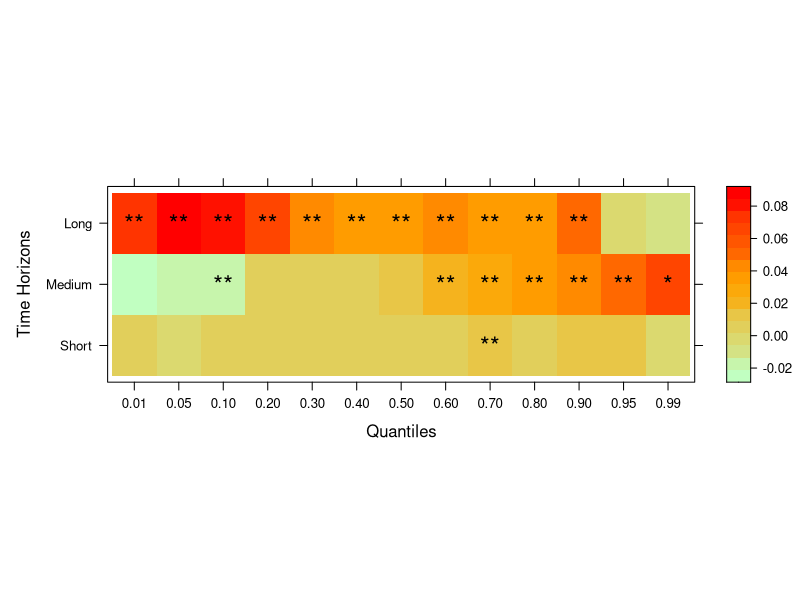

R code for this plot:
## multivariate wavelet quantile regression (MWQR) method
# Link: https://doi.org/10.1080/00036846.2025.2590632
# Authors: Adebayo, T. S., Abbas, S., Olanrewaju, V. O., & Uzun, B. (2025)
# Code By: Adebayo, T. S.,
# Title: Unpacking policy ambiguities in residential and commercial renewable energy adoption: A novel multivariate wavelet quantile regression analysis
# Journal: Applied Economics.

## ── Setup ────────────────────────────────────────────────────────────────────
rm(list=ls(all=TRUE))
library(readxl)      # for read_excel  
library(waveslim)    # for modwt
library(quantreg)    # for rq()
library(lattice)     # for levelplot
library(parallel)    # for detectCores
options(warn = -1)
options(mc.cores = detectCores())


## setwd("C:/Users/Admin/Adebayo/Collaboration/FINANCE-ENERGY PAPERS/Multivariate Wavelet Quantile Regression")

## ── Load & attach your data ─────────────────────────────────────────────────
Data <- read_excel("DATA.xlsx")
attach(Data)

## ── 1) Define variables & quantiles ─────────────────────────────────────────
Y  <- RREC    # Dependent variable
X  <- TPU     # Main independent variable
X2 <- MPU     # Control variable 1
X3 <- EPU     # Control variable 2
X4 <- CPU     # Control variable 3

tau <- c(0.01, 0.05, 0.10, 0.20, 0.30,
         0.40, 0.50, 0.60, 0.70, 0.80,
         0.90, 0.95, 0.99)

## ── 2) Apply MODWT to all variables ─────────────────────────────────────────
modwt_list <- list(
  Y  = modwt(Y,  wf = "la8", n.levels = 6, boundary = "periodic"),
  X  = modwt(X,  wf = "la8", n.levels = 6, boundary = "periodic"),
  X2 = modwt(X2, wf = "la8", n.levels = 6, boundary = "periodic"),
  X3 = modwt(X3, wf = "la8", n.levels = 6, boundary = "periodic"),
  X4 = modwt(X4, wf = "la8", n.levels = 6, boundary = "periodic")
)

# extract the first six detail levels (D1–D6) from each list
coeffs <- lapply(modwt_list, function(m) as.data.frame(m[1:6]))

aggregate_band <- function(df, idx) {
  rowSums(df[, idx, drop = FALSE])
}

bands <- list(
  Short  = 1:2,
  Medium = 3:4,
  Long   = 5:6
)

wave_data <- lapply(bands, function(idx) {
  data.frame(
    y  = aggregate_band(coeffs$Y,  idx),
    x  = aggregate_band(coeffs$X,  idx),
    x2 = aggregate_band(coeffs$X2, idx),
    x3 = aggregate_band(coeffs$X3, idx),
    x4 = aggregate_band(coeffs$X4, idx)
  )
})

## ── 3) Quantile regression + bootstrapped SEs ───────────────────────────────
get_qr_stats <- function(dat, taus, Rboot = 500) {
  out <- t(sapply(taus, function(t) {
    fit  <- rq(y ~ x + x2 + x3 + x4, data = dat, tau = t)
    summ <- summary(fit, se = "boot", R = Rboot)
    beta <- summ$coefficients["x", "Value"]
    se   <- summ$coefficients["x", "Std. Error"]
    pval <- 2 * pnorm(-abs(beta / se))
    c(beta = beta, pval = pval)
  }))
  as.data.frame(out)
}

res_list <- lapply(wave_data, get_qr_stats, taus = tau, Rboot = 500)

result_df <- data.frame(
  Quantile = tau,
  Short    = res_list$Short$beta,
  Medium   = res_list$Medium$beta,
  Long     = res_list$Long$beta,
  pS       = res_list$Short$pval,
  pM       = res_list$Medium$pval,
  pL       = res_list$Long$pval
)

## ── 4) Prepare matrices for plotting ────────────────────────────────────────
beta_mat <- as.matrix(result_df[, c("Short", "Medium", "Long")])
rownames(beta_mat) <- sprintf("%.2f", result_df$Quantile)
colnames(beta_mat) <- c("Short", "Medium", "Long")

sig_mat <- matrix("", nrow = nrow(beta_mat), ncol = ncol(beta_mat),
                  dimnames = dimnames(beta_mat))
for (i in seq_len(nrow(beta_mat))) {
  for (j in seq_len(ncol(beta_mat))) {
    pval <- result_df[i, c("pS","pM","pL")[j]]
    if (pval < 0.05)      sig_mat[i,j] <- "**"
    else if (pval < 0.10) sig_mat[i,j] <- "*"
  }
}

## ── 5) Plot heatmap ────────────────────────────────────────────────────────
palette <- colorRampPalette(c("darkseagreen1", "orange", "red"))(20)


levelplot(beta_mat,
          col.regions = palette,
          panel = function(...) {
            panel.levelplot(...)
            for (i in 1:nrow(beta_mat)) {
              for (j in 1:ncol(beta_mat)) {
                if (sig_mat[i,j] != "") {
                  panel.text(i, j, sig_mat[i,j], cex = 1.5)
                }
              }
            }
          },
          xlab = "Quantiles",
          ylab = "Time Horizons",
          main = ""
)
